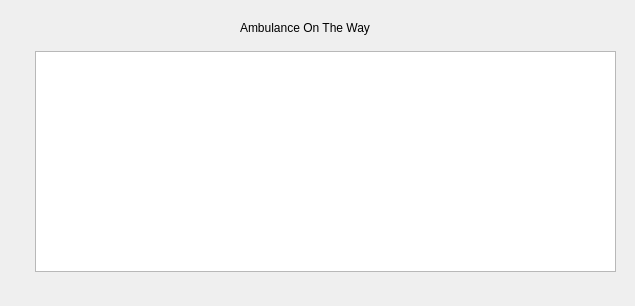
<?xml version="1.0" encoding="UTF-8"?>
<ui version="4.0">
 <class>abmulance</class>
 <widget class="QWidget" name="abmulance">
  <property name="geometry">
   <rect>
    <x>0</x>
    <y>0</y>
    <width>635</width>
    <height>306</height>
   </rect>
  </property>
  <property name="windowTitle">
   <string>Form</string>
  </property>
  <widget class="QLabel" name="label">
   <property name="geometry">
    <rect>
     <x>240</x>
     <y>20</y>
     <width>141</width>
     <height>16</height>
    </rect>
   </property>
   <property name="text">
    <string>Ambulance On The Way</string>
   </property>
  </widget>
  <widget class="QTextBrowser" name="textBrowser">
   <property name="geometry">
    <rect>
     <x>35</x>
     <y>51</y>
     <width>581</width>
     <height>221</height>
    </rect>
   </property>
  </widget>
 </widget>
 <resources/>
 <connections/>
</ui>
